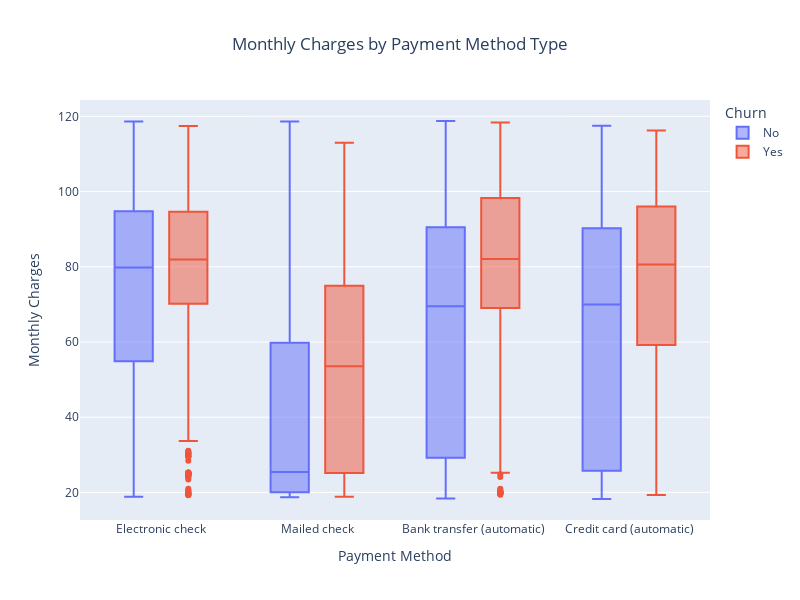

Notebook cell for this chart:
### Code cell
fig = px.box(cust_churn, 
             x='Payment Method', 
             y='Monthly Charges', 
             color='Churn',
             title='Monthly Charges by Payment Method Type')

fig.update_layout(
    title_x=0.5,  
    width=800,   
    height=600,)

pio.renderers.default = 'plotly_mimetype'
fig.show()

### Figure 1 — Plotly figure (JSON) as saved in the notebook; plotly's stock layout.template omitted (floating-point values rounded to 4 significant figures; data arrays with more than 128 entries replaced by an {"elided": "..."} marker saying what was removed)
{"data": [{"alignmentgroup": "True", "hovertemplate": "Churn=No<br>Payment Method=%{x}<br>Monthly Charges=%{y}<extra></extra>", "legendgroup": "No", "marker": {"color": "#636efa"}, "name": "No", "notched": false, "offsetgroup": "No", "orientation": "v", "showlegend": true, "type": "box", "x": {"elided": "5163 str values"}, "x0": " ", "xaxis": "x", "y": {"elided": "5163 float values"}, "y0": " ", "yaxis": "y"}, {"alignmentgroup": "True", "hovertemplate": "Churn=Yes<br>Payment Method=%{x}<br>Monthly Charges=%{y}<extra></extra>", "legendgroup": "Yes", "marker": {"color": "#EF553B"}, "name": "Yes", "notched": false, "offsetgroup": "Yes", "orientation": "v", "showlegend": true, "type": "box", "x": {"elided": "1869 str values"}, "x0": " ", "xaxis": "x", "y": {"elided": "1869 float values"}, "y0": " ", "yaxis": "y"}], "layout": {"boxmode": "group", "height": 600, "legend": {"title": {"text": "Churn"}, "tracegroupgap": 0}, "title": {"text": "Monthly Charges by Payment Method Type", "x": 0.5}, "width": 800, "xaxis": {"anchor": "y", "domain": [0, 1], "title": {"text": "Payment Method"}}, "yaxis": {"anchor": "x", "domain": [0, 1], "title": {"text": "Monthly Charges"}}}}
